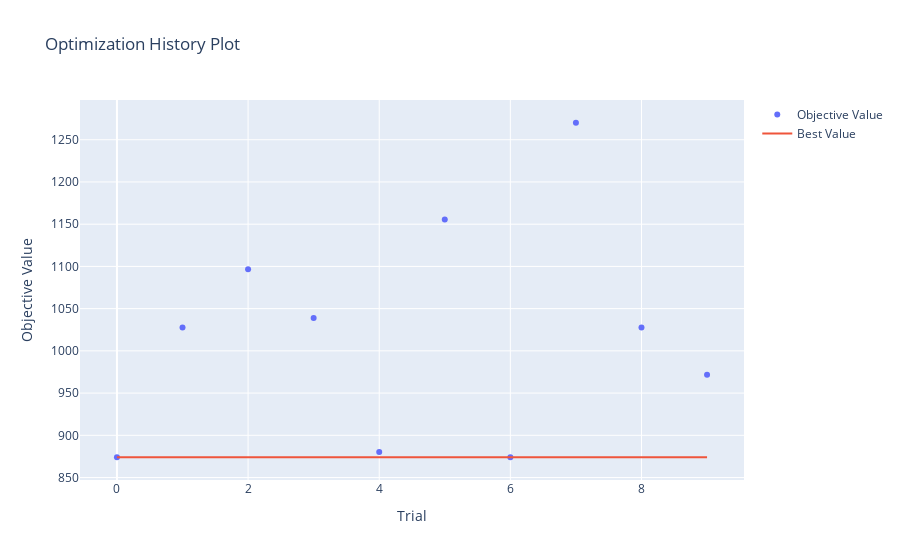
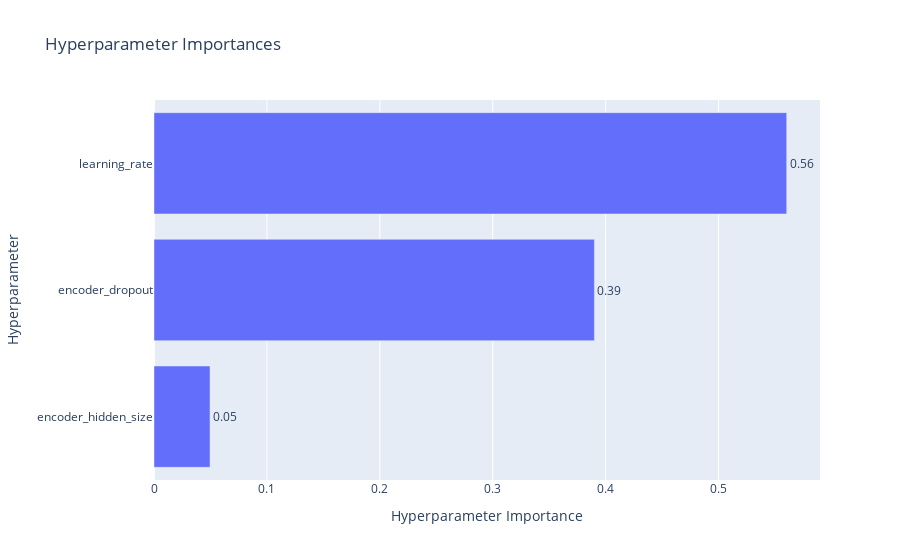
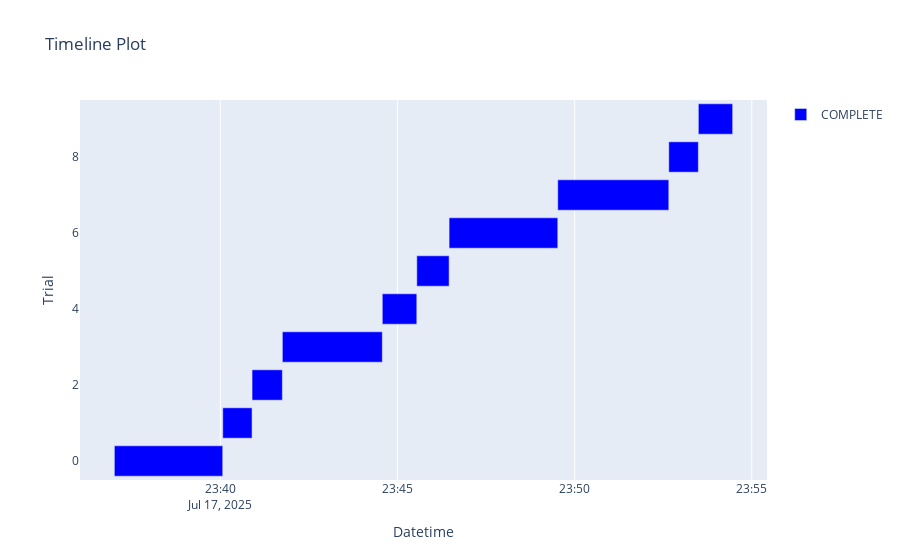
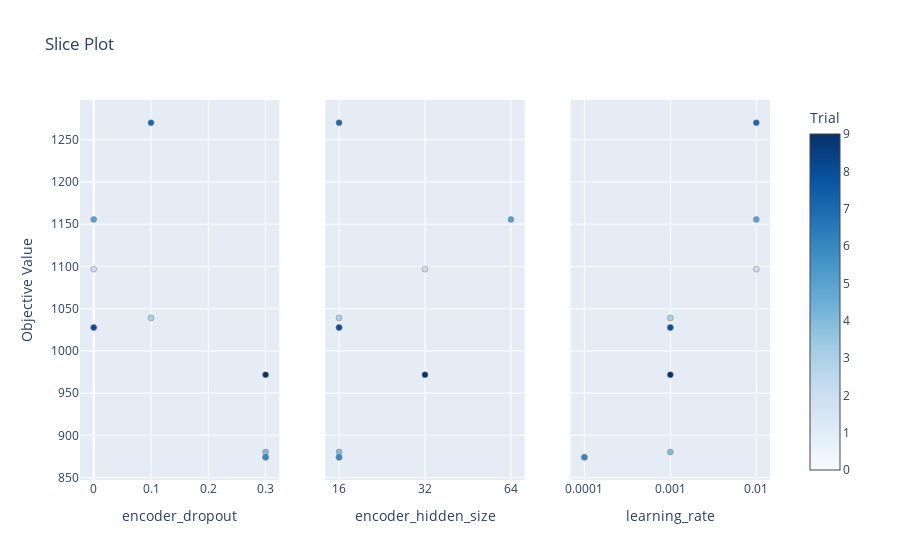

Source (notebook cell) for these figures, in order:
### Code cell
# For NeuralForecast
nf_study = nf_hp.models[0].results
plot_optimization_history(nf_study).show()
plot_param_importances(nf_study).show()
plot_timeline(nf_study).show()
plot_slice(nf_study).show()

### Figure 1 — Plotly figure (JSON) as saved in the notebook; plotly's stock layout.template omitted (floating-point values rounded to 4 significant figures)
{"data": [{"mode": "markers", "name": "Objective Value", "type": "scatter", "x": [0, 1, 2, 3, 4, 5, 6, 7, 8, 9], "y": [874.0, 1028.0, 1097.0, 1039.0, 880.2, 1156.0, 874.0, 1270.0, 1028.0, 971.7]}, {"mode": "lines", "name": "Best Value", "type": "scatter", "x": [0, 1, 2, 3, 4, 5, 6, 7, 8, 9], "y": [874.0, 874.0, 874.0, 874.0, 874.0, 874.0, 874.0, 874.0, 874.0, 874.0]}, {"marker": {"color": "#cccccc"}, "mode": "markers", "name": "Infeasible Trial", "showlegend": false, "type": "scatter", "x": [], "y": []}], "layout": {"title": {"text": "Optimization History Plot"}, "xaxis": {"title": {"text": "Trial"}}, "yaxis": {"title": {"text": "Objective Value"}}}}

### Figure 2 — Plotly figure (JSON) as saved in the notebook; plotly's stock layout.template omitted (floating-point values rounded to 4 significant figures)
{"data": [{"cliponaxis": false, "hovertemplate": ["encoder_hidden_size (CategoricalDistribution): 0.04960928789213656<extra></extra>", "encoder_dropout (FloatDistribution): 0.3900511387054707<extra></extra>", "learning_rate (CategoricalDistribution): 0.5603395734023928<extra></extra>"], "name": "Objective Value", "orientation": "h", "text": ["0.05", "0.39", "0.56"], "textposition": "outside", "type": "bar", "x": [0.04961, 0.3901, 0.5603], "y": ["encoder_hidden_size", "encoder_dropout", "learning_rate"]}], "layout": {"title": {"text": "Hyperparameter Importances"}, "xaxis": {"title": {"text": "Hyperparameter Importance"}}, "yaxis": {"title": {"text": "Hyperparameter"}}}}

### Figure 3 — Plotly figure (JSON) as saved in the notebook; plotly's stock layout.template omitted (floating-point values rounded to 4 significant figures)
{"data": [{"base": ["2025-07-17T23:37:00.641485", "2025-07-17T23:40:04.135412", "2025-07-17T23:40:53.826810", "2025-07-17T23:41:45.126135", "2025-07-17T23:44:34.348278", "2025-07-17T23:45:32.750925", "2025-07-17T23:46:27.452542", "2025-07-17T23:49:31.442364", "2025-07-17T23:52:39.453058", "2025-07-17T23:53:29.508413"], "hovertemplate": "%{text}<extra>COMPLETE</extra>", "marker": {"color": "blue"}, "name": "COMPLETE", "orientation": "h", "text": ["{<br>  \"number\": 0,<br>  \"values\": [<br>    874.023681640625<br>  ],<br>  \"params\": {<br>    \"learning_rate\": 0.0001,<br>    \"encoder_hidden_size\": 16,<br>    \"encoder_dropout\": 0.3<br>  },<br>  \"user_attrs\": {<br>    \"ALL_PARAMS\": \"{'input_size': 120, 'encoder_n_layers': 2, 'encoder_hidden_size': 16, 'encoder_dropout': 0.3, 'max_steps': 43500, 'batch_size': 32, 'learning_rate': 0.0001, 'num_lr_decays': 5, 'early_stop_patience_steps': 15, 'val_check_steps': 87, 'scaler_type': 'standard', 'random_seed': 42, 'hist_exog_list': ['T [\\u00b0C]', 'StrGlo [W/m2]', 'RainDur [min]', 'Hr [%Hr]'], 'h': 30, 'loss': MAE(), 'valid_loss': MAE()}\",<br>    \"METRICS\": \"{'loss': tensor(874.0237), 'train_loss': tensor(0.3047)}\"<br>  }<br>}", "{<br>  \"number\": 1,<br>  \"values\": [<br>    1027.646728515625<br>  ],<br>  \"params\": {<br>    \"learning_rate\": 0.001,<br>    \"encoder_hidden_size\": 16,<br>    \"encoder_dropout\": 0.0<br>  },<br>  \"user_attrs\": {<br>    \"ALL_PARAMS\": \"{'input_size': 120, 'encoder_n_layers': 2, 'encoder_hidden_size': 16, 'encoder_dropout': 0.0, 'max_steps': 43500, 'batch_size': 32, 'learning_rate': 0.001, 'num_lr_decays': 5, 'early_stop_patience_steps': 15, 'val_check_steps': 87, 'scaler_type': 'standard', 'random_seed': 42, 'hist_exog_list': ['T [\\u00b0C]', 'StrGlo [W/m2]', 'RainDur [min]', 'Hr [%Hr]'], 'h': 30, 'loss': MAE(), 'valid_loss': MAE()}\",<br>    \"METRICS\": \"{'loss': tensor(1027.6467), 'train_loss': tensor(0.1804)}\"<br>  }<br>}", "{<br>  \"number\": 2,<br>  \"values\": [<br>    1096.7618408203125<br>  ],<br>  \"params\": {<br>    \"learning_rate\": 0.01,<br>    \"encoder_hidden_size\": 32,<br>    \"encoder_dropout\": 0.0<br>  },<br>  \"user_attrs\": {<br>    \"ALL_PARAMS\": \"{'input_size': 120, 'encoder_n_layers': 2, 'encoder_hidden_size': 32, 'encoder_dropout': 0.0, 'max_steps': 43500, 'batch_size': 32, 'learning_rate': 0.01, 'num_lr_decays': 5, 'early_stop_patience_steps': 15, 'val_check_steps': 87, 'scaler_type': 'standard', 'random_seed': 42, 'hist_exog_list': ['T [\\u00b0C]', 'StrGlo [W/m2]', 'RainDur [min]', 'Hr [%Hr]'], 'h': 30, 'loss': MAE(), 'valid_loss': MAE()}\",<br>    \"METRICS\": \"{'loss': tensor(1096.7618), 'train_loss': tensor(0.1475)}\"<br>  }<br>}", "{<br>  \"number\": 3,<br>  \"values\": [<br>    1038.9921875<br>  ],<br>  \"params\": {<br>    \"learning_rate\": 0.001,<br>    \"encoder_hidden_size\": 16,<br>    \"encoder_dropout\": 0.1<br>  },<br>  \"user_attrs\": {<br>    \"ALL_PARAMS\": \"{'input_size': 120, 'encoder_n_layers': 2, 'encoder_hidden_size': 16, 'encoder_dropout': 0.1, 'max_steps': 43500, 'batch_size': 32, 'learning_rate': 0.001, 'num_lr_decays': 5, 'early_stop_patience_steps': 15, 'val_check_steps': 87, 'scaler_type': 'standard', 'random_seed': 42, 'hist_exog_list': ['T [\\u00b0C]', 'StrGlo [W/m2]', 'RainDur [min]', 'Hr [%Hr]'], 'h': 30, 'loss': MAE(), 'valid_loss': MAE()}\",<br>    \"METRICS\": \"{'loss': tensor(1038.9922), 'train_loss': tensor(0.2047)}\"<br>  }<br>}", "{<br>  \"number\": 4,<br>  \"values\": [<br>    880.181396484375<br>  ],<br>  \"params\": {<br>    \"learning_rate\": 0.001,<br>    \"encoder_hidden_size\": 16,<br>    \"encoder_dropout\": 0.3<br>  },<br>  \"user_attrs\": {<br>    \"ALL_PARAMS\": \"{'input_size': 120, 'encoder_n_layers': 2, 'encoder_hidden_size': 16, 'encoder_dropout': 0.3, 'max_steps': 43500, 'batch_size': 32, 'learning_rate': 0.001, 'num_lr_decays': 5, 'early_stop_patience_steps': 15, 'val_check_steps': 87, 'scaler_type': 'standard', 'random_seed': 42, 'hist_exog_list': ['T [\\u00b0C]', 'StrGlo [W/m2]', 'RainDur [min]', 'Hr [%Hr]'], 'h': 30, 'loss': MAE(), 'valid_loss': MAE()}\",<br>    \"METRICS\": \"{'loss': tensor(880.1814), 'train_loss': tensor(0.2613)}\"<br>  }<br>}", "{<br>  \"number\": 5,<br>  \"values\": [<br>    1155.6448974609375<br>  ],<br>  \"params\": {<br>    \"learning_rate\": 0.01,<br>    \"encoder_hidden_size\": 64,<br>    \"encoder_dropout\": 0.0<br>  },<br>  \"user_attrs\": {<br>    \"ALL_PARAMS\": \"{'input_size': 120, 'encoder_n_layers': 2, 'encoder_hidden_size': 64, 'encoder_dropout': 0.0, 'max_steps': 43500, 'batch_size': 32, 'learning_rate': 0.01, 'num_lr_decays': 5, 'early_stop_patience_steps': 15, 'val_check_steps': 87, 'scaler_type': 'standard', 'random_seed': 42, 'hist_exog_list': ['T [\\u00b0C]', 'StrGlo [W/m2]', 'RainDur [min]', 'Hr [%Hr]'], 'h': 30, 'loss': MAE(), 'valid_loss': MAE()}\",<br>    \"METRICS\": \"{'loss': tensor(1155.6449), 'train_loss': tensor(0.0212)}\"<br>  }<br>}", "{<br>  \"number\": 6,<br>  \"values\": [<br>    874.023681640625<br>  ],<br>  \"params\": {<br>    \"learning_rate\": 0.0001,<br>    \"encoder_hidden_size\": 16,<br>    \"encoder_dropout\": 0.3<br>  },<br>  \"user_attrs\": {<br>    \"ALL_PARAMS\": \"{'input_size': 120, 'encoder_n_layers': 2, 'encoder_hidden_size': 16, 'encoder_dropout': 0.3, 'max_steps': 43500, 'batch_size': 32, 'learning_rate': 0.0001, 'num_lr_decays': 5, 'early_stop_patience_steps': 15, 'val_check_steps': 87, 'scaler_type': 'standard', 'random_seed': 42, 'hist_exog_list': ['T [\\u00b0C]', 'StrGlo [W/m2]', 'RainDur [min]', 'Hr [%Hr]'], 'h': 30, 'loss': MAE(), 'valid_loss': MAE()}\",<br>    \"METRICS\": \"{'loss': tensor(874.0237), 'train_loss': tensor(0.3047)}\"<br>  }<br>}", "{<br>  \"number\": 7,<br>  \"values\": [<br>    1270.115478515625<br>  ],<br>  \"params\": {<br>    \"learning_rate\": 0.01,<br>    \"encoder_hidden_size\": 16,<br>    \"encoder_dropout\": 0.1<br>  },<br>  \"user_attrs\": {<br>    \"ALL_PARAMS\": \"{'input_size': 120, 'encoder_n_layers': 2, 'encoder_hidden_size': 16, 'encoder_dropout': 0.1, 'max_steps': 43500, 'batch_size': 32, 'learning_rate': 0.01, 'num_lr_decays': 5, 'early_stop_patience_steps': 15, 'val_check_steps': 87, 'scaler_type': 'standard', 'random_seed': 42, 'hist_exog_list': ['T [\\u00b0C]', 'StrGlo [W/m2]', 'RainDur [min]', 'Hr [%Hr]'], 'h': 30, 'loss': MAE(), 'valid_loss': MAE()}\",<br>    \"METRICS\": \"{'loss': tensor(1270.1155), 'train_loss': tensor(0.1676)}\"<br>  }<br>}", "{<br>  \"number\": 8,<br>  \"values\": [<br>    1027.646728515625<br>  ],<br>  \"params\": {<br>    \"learning_rate\": 0.001,<br>    \"encoder_hidden_size\": 16,<br>    \"encoder_dropout\": 0.0<br>  },<br>  \"user_attrs\": {<br>    \"ALL_PARAMS\": \"{'input_size': 120, 'encoder_n_layers': 2, 'encoder_hidden_size': 16, 'encoder_dropout': 0.0, 'max_steps': 43500, 'batch_size': 32, 'learning_rate': 0.001, 'num_lr_decays': 5, 'early_stop_patience_steps': 15, 'val_check_steps': 87, 'scaler_type': 'standard', 'random_seed': 42, 'hist_exog_list': ['T [\\u00b0C]', 'StrGlo [W/m2]', 'RainDur [min]', 'Hr [%Hr]'], 'h': 30, 'loss': MAE(), 'valid_loss': MAE()}\",<br>    \"METRICS\": \"{'loss': tensor(1027.6467), 'train_loss': tensor(0.1804)}\"<br>  }<br>}", "{<br>  \"number\": 9,<br>  \"values\": [<br>    971.74560546875<br>  ],<br>  \"params\": {<br>    \"learning_rate\": 0.001,<br>    \"encoder_hidden_size\": 32,<br>    \"encoder_dropout\": 0.3<br>  },<br>  \"user_attrs\": {<br>    \"ALL_PARAMS\": \"{'input_size': 120, 'encoder_n_layers': 2, 'encoder_hidden_size': 32, 'encoder_dropout': 0.3, 'max_steps': 43500, 'batch_size': 32, 'learning_rate': 0.001, 'num_lr_decays': 5, 'early_stop_patience_steps': 15, 'val_check_steps': 87, 'scaler_type': 'standard', 'random_seed': 42, 'hist_exog_list': ['T [\\u00b0C]', 'StrGlo [W/m2]', 'RainDur [min]', 'Hr [%Hr]'], 'h': 30, 'loss': MAE(), 'valid_loss': MAE()}\",<br>    \"METRICS\": \"{'loss': tensor(971.7456), 'train_loss': tensor(0.1844)}\"<br>  }<br>}"], "textposition": "none", "type": "bar", "x": [183500.0, 49690.0, 51300.0, 169200.0, 58400.0, 54700.0, 184000.0, 188000.0, 50060.0, 58070.0], "y": [0, 1, 2, 3, 4, 5, 6, 7, 8, 9]}], "layout": {"showlegend": true, "title": {"text": "Timeline Plot"}, "xaxis": {"title": {"text": "Datetime"}, "type": "date"}, "yaxis": {"title": {"text": "Trial"}}}}

### Figure 4 — Plotly figure (JSON) as saved in the notebook; plotly's stock layout.template omitted (floating-point values rounded to 4 significant figures)
{"data": [{"marker": {"color": [0, 1, 2, 3, 4, 5, 6, 7, 8, 9], "colorbar": {"title": {"text": "Trial"}, "x": 1, "xpad": 40}, "colorscale": [[0, "rgb(247,251,255)"], [0.125, "rgb(222,235,247)"], [0.25, "rgb(198,219,239)"], [0.375, "rgb(158,202,225)"], [0.5, "rgb(107,174,214)"], [0.625, "rgb(66,146,198)"], [0.75, "rgb(33,113,181)"], [0.875, "rgb(8,81,156)"], [1, "rgb(8,48,107)"]], "line": {"color": "Grey", "width": 0.5}, "showscale": true}, "mode": "markers", "name": "Feasible Trial", "showlegend": false, "type": "scatter", "x": [0.3, 0, 0, 0.1, 0.3, 0, 0.3, 0.1, 0, 0.3], "xaxis": "x", "y": [874.0, 1028.0, 1097.0, 1039.0, 880.2, 1156.0, 874.0, 1270.0, 1028.0, 971.7], "yaxis": "y"}, {"marker": {"color": [0, 1, 2, 3, 4, 5, 6, 7, 8, 9], "colorbar": {"title": {"text": "Trial"}, "x": 1, "xpad": 40}, "colorscale": [[0, "rgb(247,251,255)"], [0.125, "rgb(222,235,247)"], [0.25, "rgb(198,219,239)"], [0.375, "rgb(158,202,225)"], [0.5, "rgb(107,174,214)"], [0.625, "rgb(66,146,198)"], [0.75, "rgb(33,113,181)"], [0.875, "rgb(8,81,156)"], [1, "rgb(8,48,107)"]], "line": {"color": "Grey", "width": 0.5}, "showscale": false}, "mode": "markers", "name": "Feasible Trial", "showlegend": false, "type": "scatter", "x": [16, 16, 32, 16, 16, 64, 16, 16, 16, 32], "xaxis": "x2", "y": [874.0, 1028.0, 1097.0, 1039.0, 880.2, 1156.0, 874.0, 1270.0, 1028.0, 971.7], "yaxis": "y2"}, {"marker": {"color": [0, 1, 2, 3, 4, 5, 6, 7, 8, 9], "colorbar": {"title": {"text": "Trial"}, "x": 1, "xpad": 40}, "colorscale": [[0, "rgb(247,251,255)"], [0.125, "rgb(222,235,247)"], [0.25, "rgb(198,219,239)"], [0.375, "rgb(158,202,225)"], [0.5, "rgb(107,174,214)"], [0.625, "rgb(66,146,198)"], [0.75, "rgb(33,113,181)"], [0.875, "rgb(8,81,156)"], [1, "rgb(8,48,107)"]], "line": {"color": "Grey", "width": 0.5}, "showscale": false}, "mode": "markers", "name": "Feasible Trial", "showlegend": false, "type": "scatter", "x": [0.0001, 0.001, 0.01, 0.001, 0.001, 0.01, 0.0001, 0.01, 0.001, 0.001], "xaxis": "x3", "y": [874.0, 1028.0, 1097.0, 1039.0, 880.2, 1156.0, 874.0, 1270.0, 1028.0, 971.7], "yaxis": "y3"}], "layout": {"title": {"text": "Slice Plot"}, "xaxis": {"anchor": "y", "domain": [0, 0.2889], "title": {"text": "encoder_dropout"}}, "xaxis2": {"anchor": "y2", "categoryarray": [16, 32, 64], "categoryorder": "array", "domain": [0.3556, 0.6444], "title": {"text": "encoder_hidden_size"}, "type": "category"}, "xaxis3": {"anchor": "y3", "categoryarray": [0.0001, 0.001, 0.01], "categoryorder": "array", "domain": [0.7111, 1], "title": {"text": "learning_rate"}, "type": "category"}, "yaxis": {"anchor": "x", "domain": [0, 1], "title": {"text": "Objective Value"}}, "yaxis2": {"anchor": "x2", "domain": [0, 1], "matches": "y", "showticklabels": false}, "yaxis3": {"anchor": "x3", "domain": [0, 1], "matches": "y", "showticklabels": false}}}
